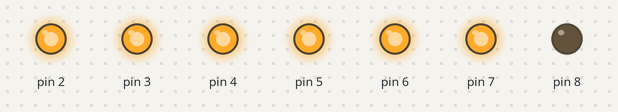
Bench run of a sketch on a simulated Arduino Uno, built with avr-gcc and run on an emulated ATmega328P. Parts: output pins drawn as LEDs (lit = HIGH).

Above: at 0.2 s.
At 1.2 s:
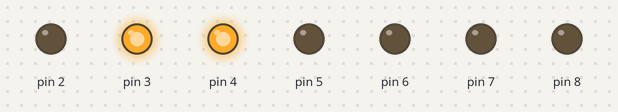
At 3.2 s:
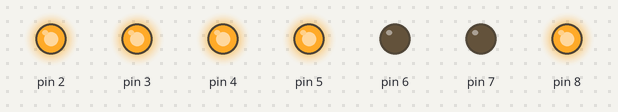
At 6.2 s:
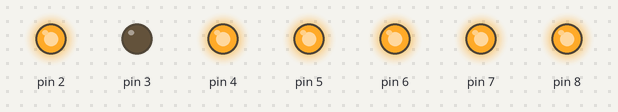
At 9.2 s:
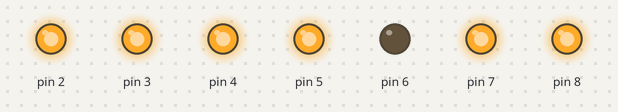
At 12.7 s:
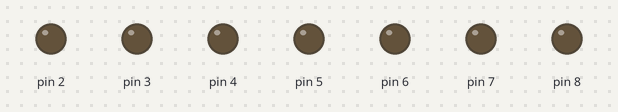
Timing chart, 0 to 13.0 s (numbered marks = the images above):
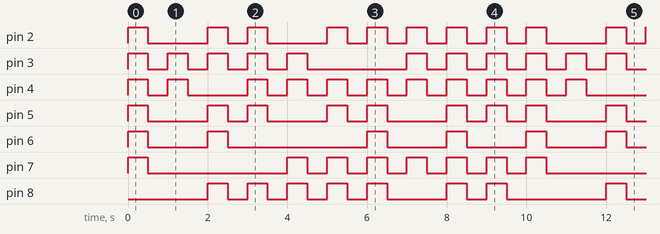

Measured:
- by itself, pin 2: repeats every 10.0 s: LOW 1.5 s, HIGH 0.50 s, LOW 0.50 s, HIGH 0.50 s, LOW 1.5 s, 5 × (HIGH 0.50 s, LOW 0.50 s), HIGH 0.50 s
- by itself, pin 3: repeats every 10.0 s: 4 × (LOW 0.50 s, HIGH 0.50 s), LOW 2.5 s, 3 × (HIGH 0.50 s, LOW 0.50 s), HIGH 0.50 s
- by itself, pin 4: repeats every 10.0 s: LOW 0.50 s, HIGH 0.50 s, LOW 1.5 s, 7 × (HIGH 0.50 s, LOW 0.50 s), HIGH 0.50 s
- by itself, pin 6: repeats every 10.0 s: LOW 1.5 s, HIGH 0.50 s, LOW 3.5 s, 2 × (HIGH 0.50 s, LOW 1.5 s), HIGH 0.50 s
- by itself, pin 7: repeats every 10.0 s: LOW 3.5 s, 6 × (HIGH 0.50 s, LOW 0.50 s), HIGH 0.50 s
- by itself, pin 8: repeats every 10.0 s: 4 × (LOW 0.50 s, HIGH 0.50 s), LOW 1.5 s, HIGH 0.50 s, LOW 0.50 s, HIGH 0.50 s, LOW 2.5 s, HIGH 0.50 s
- by itself, pin 5: repeats every 10.0 s: LOW 1.5 s, HIGH 0.50 s, LOW 0.50 s, HIGH 0.50 s, LOW 1.5 s, HIGH 0.50 s, LOW 0.50 s, HIGH 0.50 s, LOW 1.5 s, 2 × (HIGH 0.50 s, LOW 0.50 s), HIGH 0.50 s

The sketch:

7_segment.ino
```cpp
void reset(){
  digitalWrite(2,LOW);
  digitalWrite(3,LOW);
  digitalWrite(4,LOW);
  digitalWrite(5,LOW);
  digitalWrite(6,LOW);
  digitalWrite(7,LOW);
  digitalWrite(8,LOW);
  return(0);
}

void setup() {
  // put your setup code here, to run once:
  pinMode(2,OUTPUT);
  pinMode(3,OUTPUT);
  pinMode(4,OUTPUT);
  pinMode(5,OUTPUT);
  pinMode(6,OUTPUT);
  pinMode(7,OUTPUT);
  pinMode(8,OUTPUT);
}

void loop() {
  // put your main code here, to run repeatedly:
  digitalWrite(2,HIGH); //0
  digitalWrite(3,HIGH);
  digitalWrite(4,HIGH);
  digitalWrite(5,HIGH);
  digitalWrite(6,HIGH);
  digitalWrite(7,HIGH);
  delay(500);
  reset();
  delay(500);
  digitalWrite(3,HIGH); //1
  digitalWrite(4,HIGH);
  delay(500);
   reset();
  delay(500);
  digitalWrite(2,HIGH); //2
  digitalWrite(3,HIGH);
  digitalWrite(5,HIGH);
  digitalWrite(6,HIGH);
  digitalWrite(8,HIGH);
  delay(500);
  reset();
  delay(500);
  digitalWrite(2,HIGH); //3
  digitalWrite(3,HIGH);
  digitalWrite(4,HIGH);
  digitalWrite(5,HIGH);
  digitalWrite(8,HIGH);
  delay(500);
  reset();
  delay(500);
  digitalWrite(3,HIGH); //4
  digitalWrite(4,HIGH);
  digitalWrite(7,HIGH);
  digitalWrite(8,HIGH);
  delay(500);
  reset();
  delay(500);
  digitalWrite(2,HIGH); //5
  digitalWrite(4,HIGH);
  digitalWrite(5,HIGH);
  digitalWrite(7,HIGH);
  digitalWrite(8,HIGH);
  delay(500);
  reset();
  delay(500);
  digitalWrite(2,HIGH); //6
  digitalWrite(4,HIGH);
  digitalWrite(5,HIGH);
  digitalWrite(6,HIGH);
  digitalWrite(7,HIGH);
  digitalWrite(8,HIGH);
  delay(500);
  reset();
  delay(500);
  digitalWrite(2,HIGH); //7
  digitalWrite(3,HIGH);
  digitalWrite(4,HIGH);
  digitalWrite(7,HIGH);
  delay(500);
  reset();
  delay(500);
  digitalWrite(2,HIGH); //8
  digitalWrite(3,HIGH);
  digitalWrite(4,HIGH);
  digitalWrite(5,HIGH);
  digitalWrite(6,HIGH);
  digitalWrite(7,HIGH);
  digitalWrite(8,HIGH);
  delay(500);
  reset();
  delay(500);
  digitalWrite(2,HIGH); //9
  digitalWrite(3,HIGH);
  digitalWrite(4,HIGH);
  digitalWrite(5,HIGH);
  digitalWrite(7,HIGH);
  digitalWrite(8,HIGH);
  delay(500);
  reset();
  delay(500);
}
```
